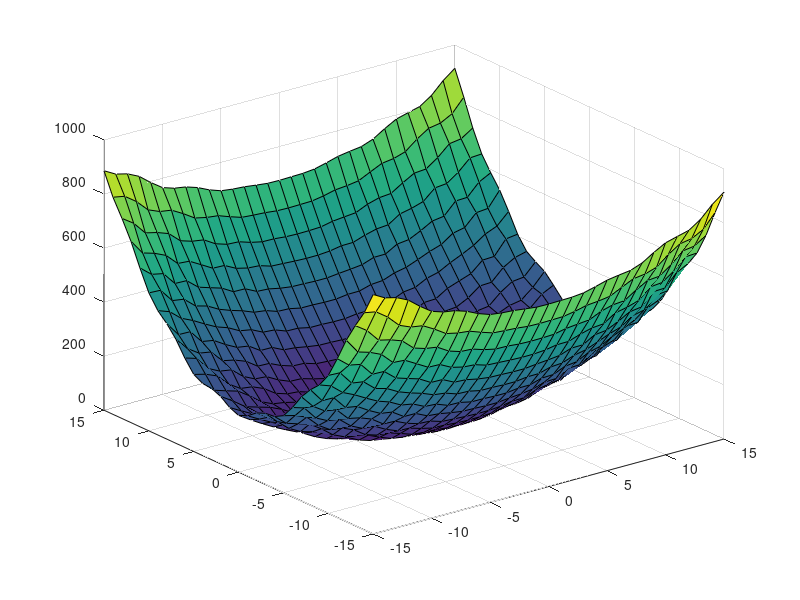

MATLAB code to generate this figure: (Note: this script raises an error after producing the figure.)
%% Assignment 5-(a)
% this script tests the function of gradient descent algorithm and plots
% the results
% authors: Changbum Ko, Soyoung Gill and Haeji Shin
% created: 2019/05/26

%% initialize
clear all
close all
clc
%% test the gradient descent function with given function and parameters
% define function f and partial derivatives
f = @(x1,x2) x1.^2 + x1.*cos(x1.*x2/3) + 3*x2.^2;
g1 = @(x1,x2) 2*x1+cos(x1.*x2/3) - (x1.*x2.*sin(x1.*x2/3))/3;
g2 = @(x1,x2) 6*x2 - (x1.^2.*sin(x1.*x2/3))/3;
% create grid vector for the surface plot
[surfx,surfy] = meshgrid(-15:15,-15:15);
% create surface plot
surf(surfx,surfy,f(surfx,surfy)); hold on
% define given input parameters for testing the gradient descent function
xstart = [10 10]'; lambda = 0.03; tolerance = 1e-8; maxiterations = 1000;
% utilize the pre-defined gradient_descent function using given parameters 
[xoptimal,foptimal,niterations]= ...
    gradient_descent(f,g1,g2,xstart,lambda,tolerance,maxiterations);

%% observations
% the value of lambda that will result in non-convergence : 0.34
% the value of lambda that has the minimum number of steps to reach the
% minimum point : 0.26